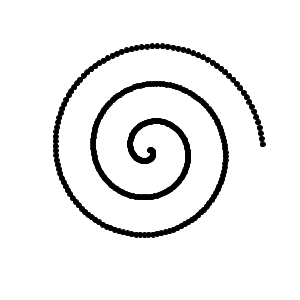
Frame 1 (no input)
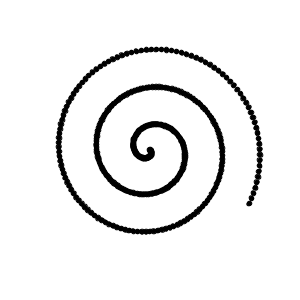
Frame 60 (the mouse pressed at the canvas centre just before this capture)
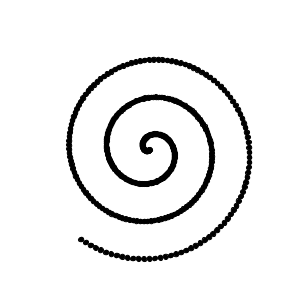
Frame 120 (the mouse held since frame 60 and released just before this capture)

The Processing sketch that drew these frames (run headless with seeded random() and noise(); from frame 60 on, the mouse is pressed at the canvas centre):

// Processing sketch: processing_152708
// ── processing_152708.pde

float s = 0,fase=0;
float n = 0;
float r = 0;
void setup(){
  size(300,300);
  frameRate(400);
  background(255);
  
}
void draw(){
  background(255);
  translate(150,150);
    rotate(s);
    s += 0.01;
 for (float ojo= 0; ojo<=6*PI; ojo+=0.05) {
      r=6*ojo;
      fill(0);
     ellipse( cos(n) * r, + sin(n) * r,5,5);
  n = n + 0.05;
  r = r + 0.1*fase;
}
fase=fase+1;
}
